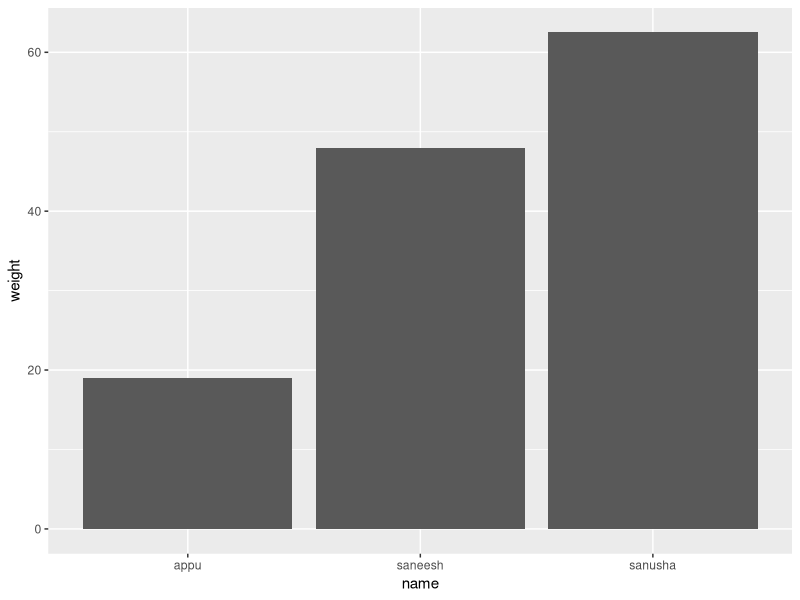
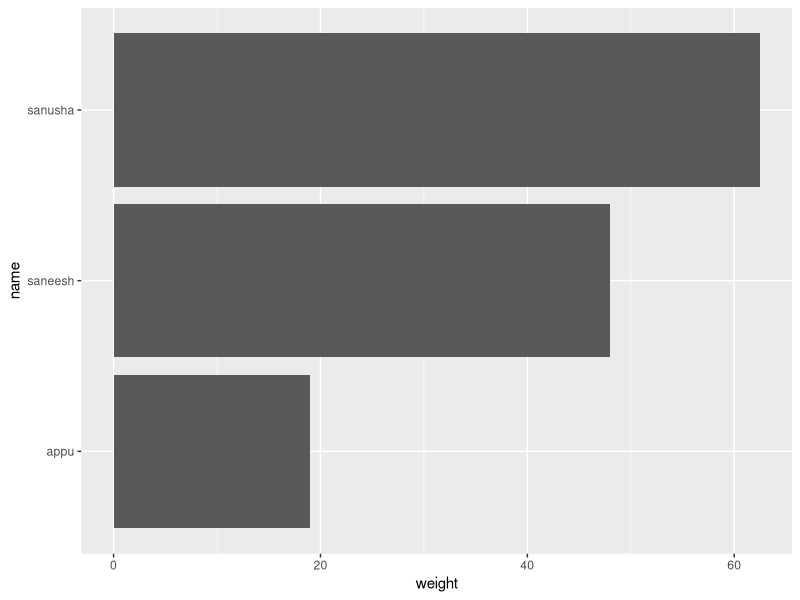
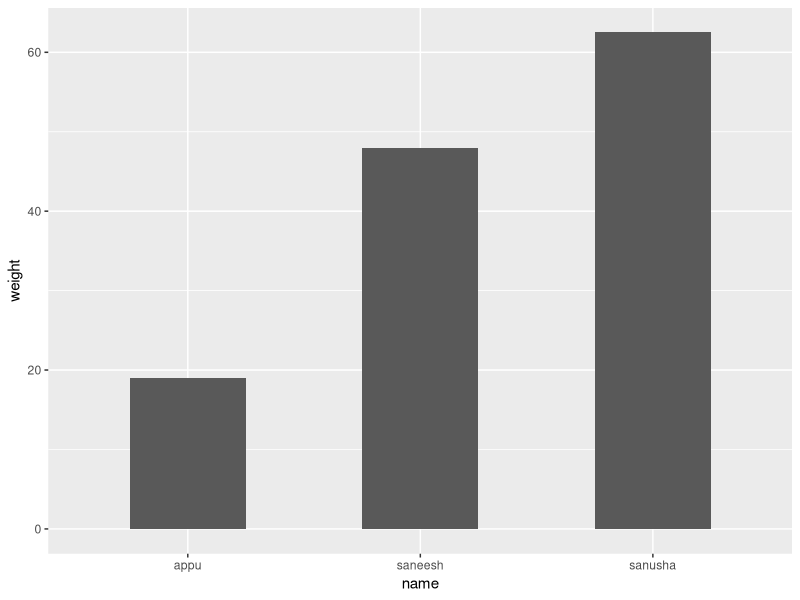
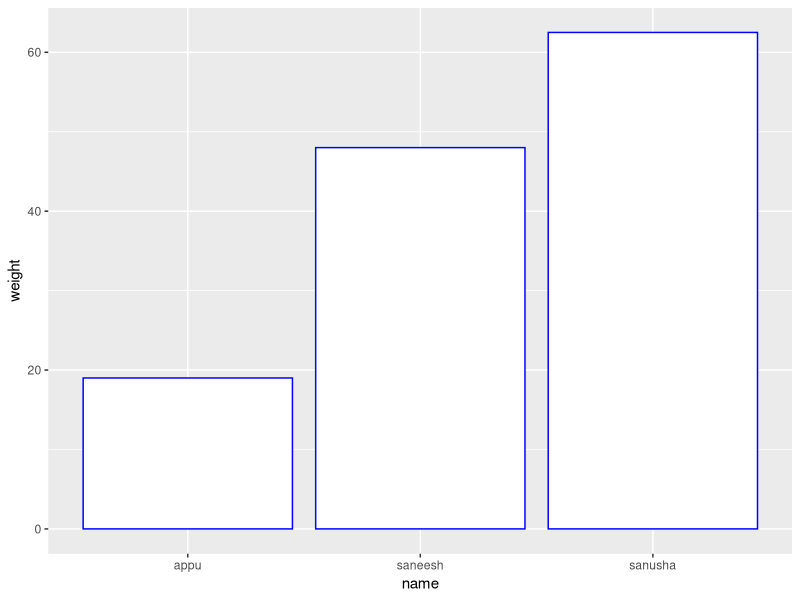
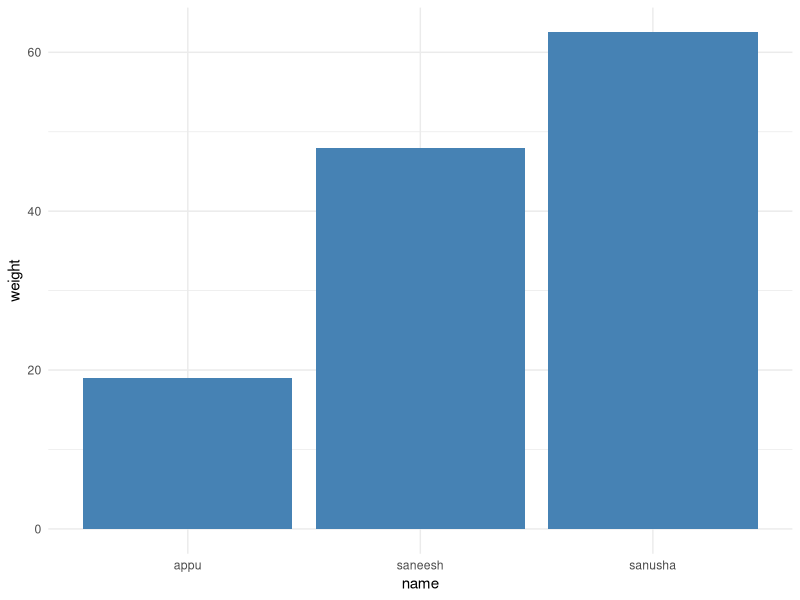
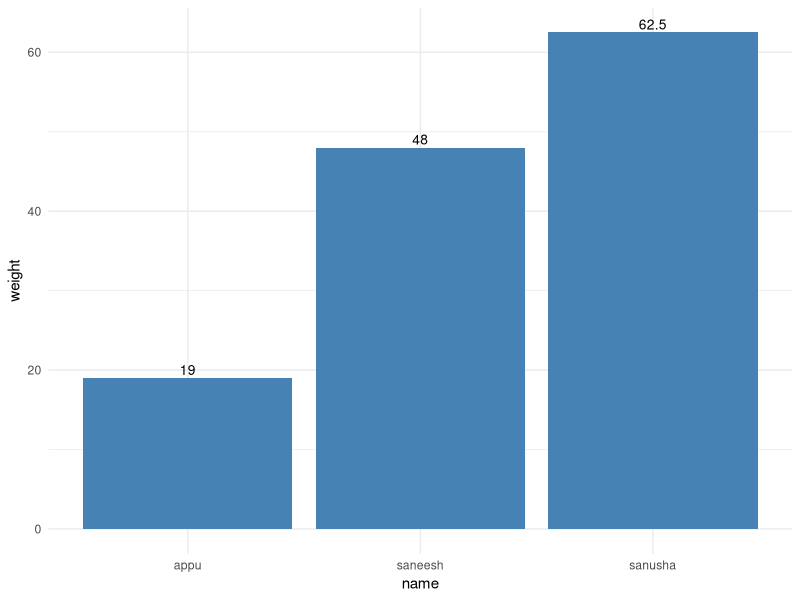
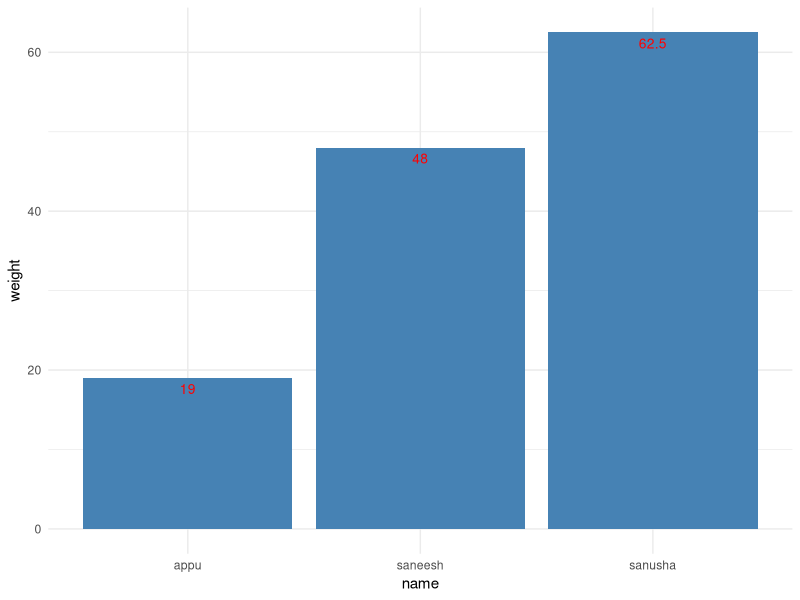
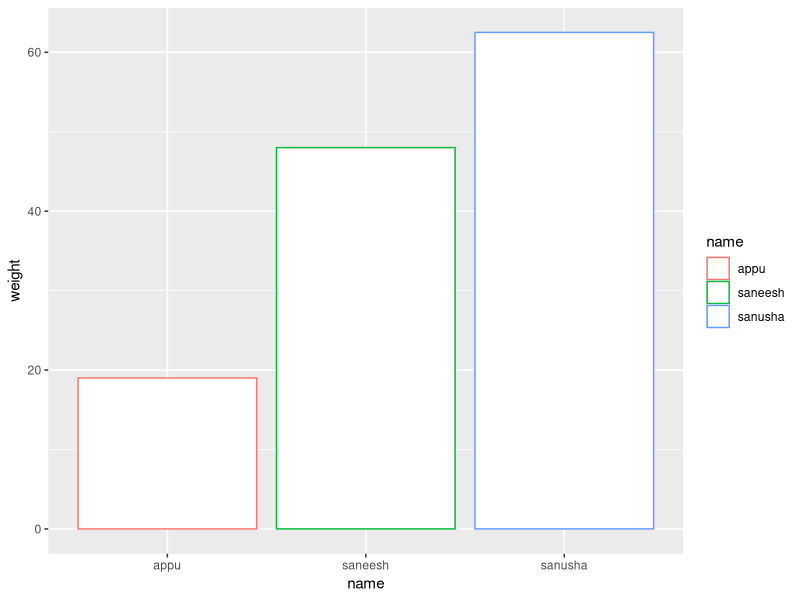

Source code (R) for these figures, in order:
#Barplot----
#This R tutorial describes how to create a barplot using R software and ggplot2 package.
# http://www.cookbook-r.com/Graphs/----
# Data----
df <- data.frame(name=c("appu", "saneesh", "sanusha"),
                 weight=c(19, 48, 62.5))
head(df)
library(ggplot2)
# Basic barplot----
p<-ggplot(data=df, aes(x=name, y=weight)) +
  geom_bar(stat="identity")
p

# Horizontal bar plot----
p + coord_flip()
# Change the width of bars----
ggplot(data=df, aes(x=name, y=weight)) +
  geom_bar(stat="identity", width=0.5)
# Change colors----
ggplot(data=df, aes(x=name, y=weight)) +
  geom_bar(stat="identity", color="blue", fill="white")
# Minimal theme + blue fill color----
p<-ggplot(data=df, aes(x=name, y=weight)) +
  geom_bar(stat="identity", fill="steelblue")+
  theme_minimal()
p
# Outside bars----
ggplot(data=df, aes(x=name, y=weight)) +
  geom_bar(stat="identity", fill="steelblue")+
  geom_text(aes(label=weight), vjust=-0.3, size=3.5)+
  theme_minimal()
# Inside bars----
ggplot(data=df, aes(x=name, y=weight)) +
  geom_bar(stat="identity", fill="steelblue")+
  geom_text(aes(label=weight), vjust=1.6, color="red", size=3.5)+
  theme_minimal()
# Change outline colors by group---- 
p<-ggplot(df, aes(x=name, y=weight, color=name)) +
  geom_bar(stat="identity", fill="white")
p
# Custom colors----
# Use custom color palettes
p+scale_color_manual(values=c("#999999", "#E69F00", "#56B4E9"))
# Use brewer color palettes
p+scale_color_brewer(palette="Dark2")
# Use grey scale
p + scale_color_grey() + theme_classic()
# Change fill colors----
# Change barplot fill colors by groups
p<-ggplot(df, aes(x=name, y=weight, fill=name)) +
  geom_bar(stat="identity")+theme_minimal()
p
# Adding a title----

p<-ggplot(df, aes(x=name, y=weight, fill=name)) +
  geom_bar(stat="identity")+theme_minimal()+
  ggtitle("name and weight of family members")
p
# Use custom color palettes----
p+scale_fill_manual(values=c("#999999", "#E69F00", "#56B4E9"))
# use brewer color palettes
p+scale_fill_brewer(palette="Dark2")
# Use grey scale
p + scale_fill_grey()

# Choose which items to display----
p + scale_x_discrete(limits=c("sanusha", "appu"))

# Use black outline color----
p<-ggplot(df, aes(x=name, y=weight, fill=name)) +
  geom_bar(stat="identity", color="black")+
  scale_fill_manual(values=c("#999999", "#E69F00", "#56B4E9"))+
  theme_minimal()
p

# Change the legend position----
# Change bar fill colors to blues
p <- p+scale_fill_brewer(palette="Blues")
p + theme(legend.position="top")
p + theme(legend.position="bottom")
# Remove legend----
p + theme(legend.position="none")
# Barplot with multiple groups----
df2 <- data.frame(supp=rep(c("VC", "OJ"), each=3),
                  dose=rep(c("D0.5", "D1", "D2"),2),
                  len=c(6.8, 15, 33, 4.2, 10, 29.5))
head(df2)

# let us open excel and make a data.frame with column name, height and weight
# sanusha	1.55	48
# appu	0.5	20
# saneesh	1.6	63
# then save as df4, excel files as .csv in the directory that we made.
# go to the file window and click on the name and choose Import Dataset or

library(readr)
library(ggplot2)
df4 <- read.csv("df4.csv")
class(df4)

row.names (df4)
colnames(df4)
ggplot(data = df4, aes(x=height,y=name, fill=weight))+
  geom_bar(stat = "identity")+coord_flip()

# Stacked barplot with multiple groups----
ggplot(data=df4, aes(x=name, y=weight, fill=height)) +
  geom_bar(stat="identity")
# Use position=position_dodge()
ggplot(data=df4, aes(x=name, y=weight, fill=height)) +
  geom_bar(stat="identity", position=position_dodge())

